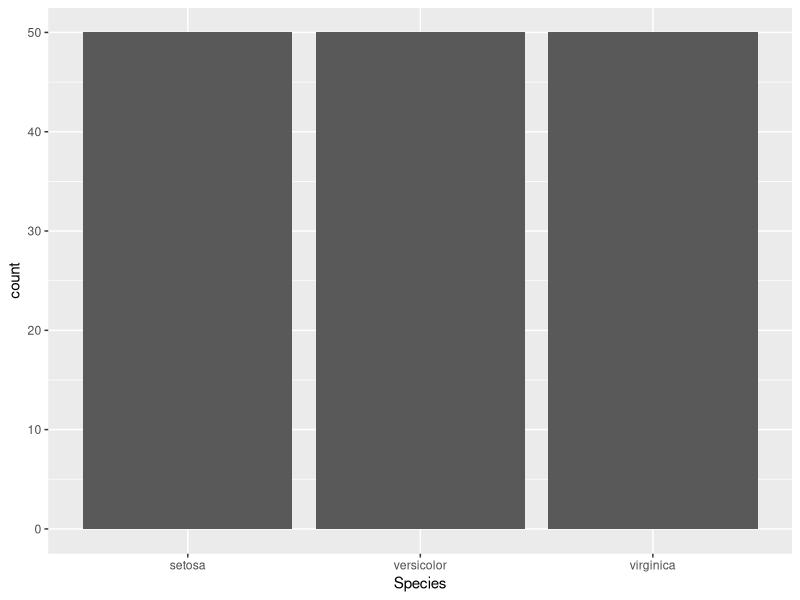
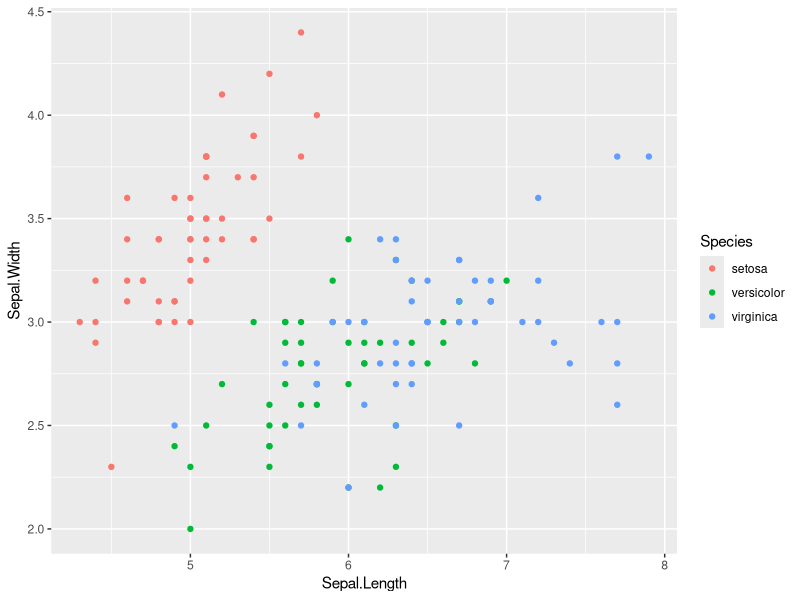

Write R code to recreate these figures, in order.
## ---- chunk 1
knitr::opts_chunk$set(echo = TRUE)
## ---- chunk 2
summary(iris)
## ---- chunk 3
mod <- lm(Sepal.Length ~., data = iris)
summary(mod)
## ---- chunk 4
mod <- lm(Sepal.Length ~., data = iris)
summary(mod)
## ---- chunk 5
library(ggplot2)
ggplot(iris, aes(Species)) + geom_bar()
## ---- chunk 6
ggplot(iris, aes(Sepal.Length, Sepal.Width, color = Species)) + geom_point()
